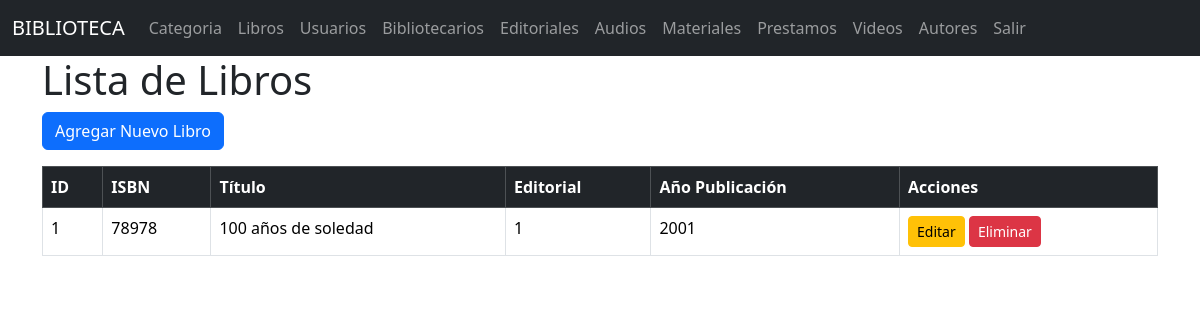
The app's page /libros/ with its own data.
### models/libro_model.py (models this page shows, shortened)
class Libro(db.Model):
    __tablename__ = 'libros'
    id_libro = db.Column(db.Integer, primary_key=True)
    isbn = db.Column(db.Integer, nullable=False)
    id_material = db.Column(db.Integer, db.ForeignKey('materiales.id_material'), nullable=False)
    id_editorial = db.Column(db.Integer, db.ForeignKey('editoriales.id_editorial'),nullable=False)
    anio_publicacion = db.Column(db.String(4), nullable=False)  # o Integer si prefieres
    material = db.relationship('Material', back_populates = 'libro')
    editorial = db.relationship('Editorial', back_populates = 'libros')
    @staticmethod
    def get_all():
        return Libro.query.all()

### models/material_model.py (models this page shows, shortened)
class Material(db.Model):
    __tablename__ = 'materiales'
    id_material = db.Column(db.Integer, primary_key=True)
    tipo = db.Column(db.String(50), nullable=False)
    titulo = db.Column(db.String(100), nullable=False)
    fecha_ingreso = db.Column(db.String(20), nullable=False)
    estado = db.Column(db.String(20), nullable=False)
    id_categoria = db.Column(db.Integer, db.ForeignKey('categoria.id_cat'),nullable=False)
    id_autor = db.Column(db.Integer, db.ForeignKey('autores.id_autor'), nullable=False)
    categoria = db.relationship('Categoria', back_populates='materiales')
    libro = db.relationship('Libro', back_populates='material')
    autor = db.relationship('Autores', back_populates='materiales')

### controllers/libro_controllers.py (the view)
@libro_bp.route("/")
def index():
    libros = Libro.get_all()
    return libro_view.list(libros)

### views/libro_view.py (called while the page is built)
def list(libros):
    return render_template('libros/index.html', libros=libros)

### templates/libros/index.html (shortened to what this page needs)
{% extends 'base.html' %}
{% block content %}
    <h1>Lista de Libros</h1>
    <a href="{{ url_for('libro.create') }}" class="btn btn-primary mb-3">Agregar Nuevo Libro</a>
    <table class="table table-bordered">
        <thead class="table-dark">
            <tr>
                <th>ID</th>
                <th>ISBN</th>
                <th>Título</th>
                <th>Editorial</th>
                <th>Año Publicación</th>
                <th>Acciones</th>
            </tr>
        </thead>
        <tbody>
            {% for libro in libros %}
            <tr>
                <td>{{ libro.id_libro }}</td>
                <td>{{ libro.isbn }}</td>
                <td>{{ libro.material.titulo }}</td>
                <td>{{ libro.id_editorial }}</td>
                <td>{{ libro.anio_publicacion }}</td>
                <td>
                    <a href="{{ url_for('libro.edit', id_libro=libro.id_libro) }}" class="btn btn-sm btn-warning">Editar</a>
                    <a href="{{ url_for('libro.delete', id_libro=libro.id_libro) }}" class="btn btn-sm btn-danger" onclick="return confirm('¿Estás seguro de eliminar este libro?')">Eliminar</a>
                </td>
            </tr>
            {% else %}
            <tr>
                <td colspan="5" class="text-center">No hay libros registrados.</td>
            </tr>
            {% endfor %}
        </tbody>
    </table>
{% endblock %}

### records on screen
Libro: id_libro "1", isbn "78978", material.titulo "100 años de soledad", id_editorial "1", anio_publicacion "2001"
